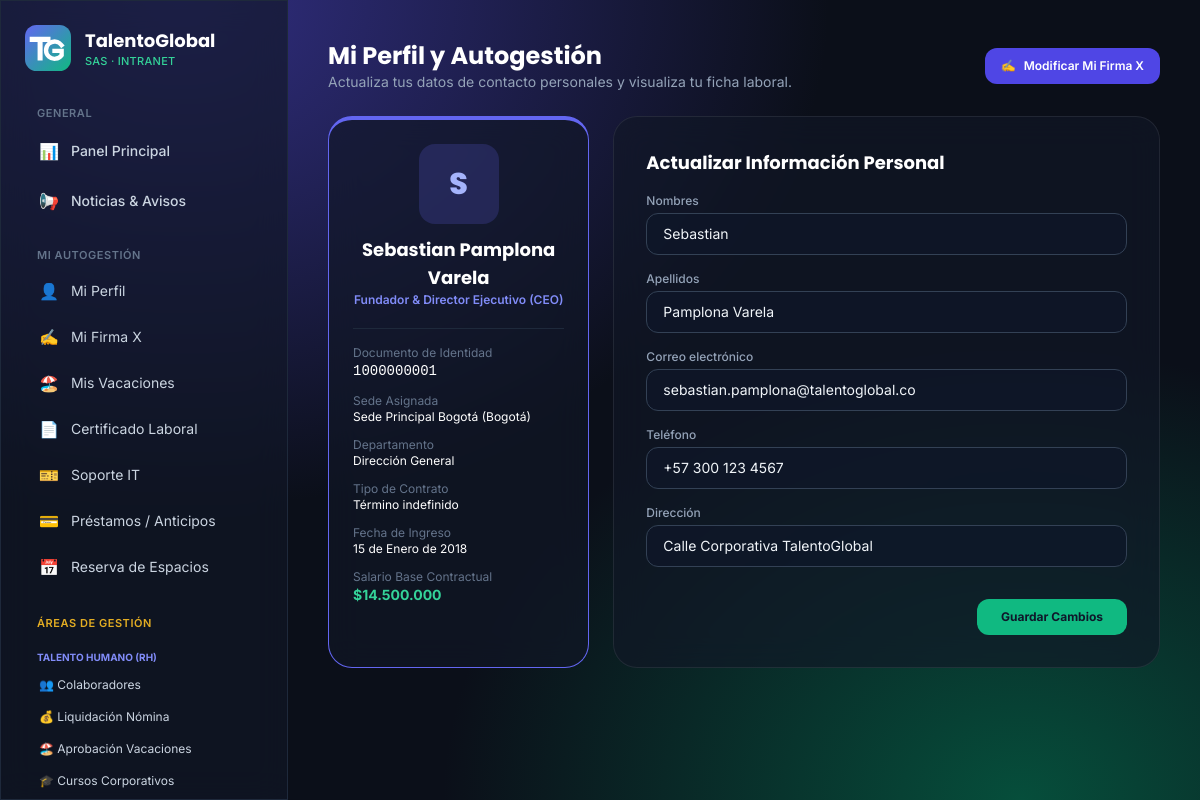
The app's page /perfil/ (signed in) with its own data.
### core/models.py (models this page shows, shortened)
class Empleado(models.Model):
    ROL_ADMIN = "ADMIN"
    ROL_RH = "RH"
    ROL_IT = "IT"
    ROL_FINANZAS = "FINANZAS"
    ROL_OPERACIONES = "OPERACIONES"
    ROL_EMPLEADO = "EMPLEADO"
    ROLES = [
        (ROL_ADMIN, "Superadministrador"),
        (ROL_RH, "Líder de Recursos Humanos"),
        (ROL_IT, "Líder de Tecnología (IT)"),
        (ROL_FINANZAS, "Líder Financiero"),
        (ROL_OPERACIONES, "Líder de Operaciones y Logística"),
        (ROL_EMPLEADO, "Colaborador"),
    ]
    CONTRATOS = [
        ("INDEFINIDO", "Término indefinido"),
        ("FIJO", "Término fijo"),
        ("OBRA", "Obra o labor"),
        ("APRENDIZAJE", "Aprendizaje"),
    ]
    user = models.OneToOneField(User, on_delete=models.CASCADE, related_name="empleado")
    documento = models.CharField("Documento de identidad", max_length=20, unique=True)
    cargo = models.CharField(max_length=120)
    salario_base = models.DecimalField(max_digits=12, decimal_places=2)
    fecha_ingreso = models.DateField()
    tipo_contrato = models.CharField(max_length=20, choices=CONTRATOS, default="INDEFINIDO")
    telefono = models.CharField("Teléfono", max_length=30, blank=True)
    direccion = models.CharField("Dirección", max_length=200, blank=True)
    sede = models.ForeignKey(Sede, on_delete=models.PROTECT, related_name="empleados")
    departamento = models.ForeignKey(
        Departamento, on_delete=models.PROTECT, related_name="empleados"
    )
    rol = models.CharField(max_length=12, choices=ROLES, default=ROL_EMPLEADO)
    activo = models.BooleanField(default=True)
    firma_x = models.TextField("Firma X", blank=True)
    firma_actualizada = models.DateTimeField(null=True, blank=True)
    class Meta:
        ordering = ["user__first_name", "user__last_name"]
    @property
    def nombre_completo(self):
        return self.user.get_full_name() or self.user.username

class Sede(models.Model):
    nombre = models.CharField(max_length=120, unique=True)
    ciudad = models.CharField(max_length=80)
    direccion = models.CharField("Dirección", max_length=200, blank=True)
    telefono = models.CharField("Teléfono", max_length=30, blank=True)
    activa = models.BooleanField(default=True)
    class Meta:
        ordering = ["nombre"]

class Departamento(models.Model):
    nombre = models.CharField(max_length=120, unique=True)
    descripcion = models.TextField("Descripción", blank=True)
    class Meta:
        ordering = ["nombre"]

### core/views.py (the view)
# urls.py: path("perfil/", v.mi_perfil, name="mi_perfil"),
@login_required
def mi_perfil(request):
    empleado = get_object_or_404(Empleado, user=request.user)
    form = PerfilAutogestionForm(request.POST or None, instance=empleado)
    if request.method == "POST" and form.is_valid():
        form.save()
        messages.success(request, "Datos personales actualizados correctamente.")
        return redirect("mi_perfil")
    return render(request, "core/perfil.html", {"form": form, "empleado": empleado})

### core/forms.py (shortened to what this page needs)
class PerfilAutogestionForm(EstiloMixin, forms.ModelForm):
    first_name = forms.CharField(label="Nombres", max_length=150)
    last_name = forms.CharField(label="Apellidos", max_length=150)
    email = forms.EmailField(label="Correo electrónico")
    class Meta:
        model = Empleado
        fields = ["first_name", "last_name", "email", "telefono", "direccion"]
    def __init__(self, *args, **kwargs):
        super().__init__(*args, **kwargs)
        if self.instance.pk:
            u = self.instance.user
            self.fields["first_name"].initial = u.first_name
            self.fields["last_name"].initial = u.last_name
            self.fields["email"].initial = u.email

### core/context_processors.py (called while the page is built)
def empresa(request):
    u = request.user
    ctx = {"EMPRESA": settings.EMPRESA}
    if u.is_authenticated:
        ctx.update(
            es_admin=tiene_acceso(u, (RH,)),  # panel de RH
            es_it=tiene_acceso(u, (IT,)),
            es_fin=tiene_acceso(u, (FIN,)),
            es_ops=tiene_acceso(u, (OPS,)),
            es_lider=tiene_acceso(u, TODOS_LIDERES),
        )
    return ctx

### core/permissions.py (called while the page is built)
def rol_de(user):
    if not user.is_authenticated:
        return None
    if user.is_superuser:
        return Empleado.ROL_ADMIN
    emp = getattr(user, "empleado", None)
    if emp and emp.activo:
        return emp.rol
    return None

def tiene_acceso(user, roles):
    rol = rol_de(user)
    return rol == Empleado.ROL_ADMIN or (rol is not None and rol in roles)

### core/templatetags/formatos.py (called while the page is built)
@register.filter
def moneda(valor):
    try:
        valor = Decimal(valor)
    except Exception:
        return valor
    return "$" + f"{valor:,.0f}".replace(",", ".")

### templates/core/perfil.html (shortened to what this page needs)
{% extends "base.html" %}
{% load formatos %}
{% block content %}
<div class="max-w-4xl mx-auto">
  <div class="flex items-center justify-between mb-6">
    <div>
      <h1 class="font-display text-2xl font-bold text-white">Mi Perfil y Autogestión</h1>
      <p class="text-sm text-slate-400">Actualiza tus datos de contacto personales y visualiza tu ficha laboral.</p>
    </div>
    <a href="{% url 'firma_x' %}" class="rounded-xl bg-indigo-600 hover:bg-indigo-500 px-4 py-2.5 text-xs font-semibold text-white transition flex items-center gap-2">
      <span>✍️</span> Modificar Mi Firma X
    </a>
  </div>
  <div class="grid gap-6 md:grid-cols-3">
    <div class="glass rounded-3xl p-6 md:col-span-1 border-t-4 border-indigo-500">
      <div class="text-center mb-5">
        <div class="w-20 h-20 mx-auto rounded-2xl bg-indigo-500/20 text-indigo-300 flex items-center justify-center font-display font-extrabold text-3xl mb-3">
          {{ empleado.nombre_completo|first }}
        </div>
        <h2 class="font-display font-bold text-lg text-white">{{ empleado.nombre_completo }}</h2>
        <p class="text-xs text-indigo-400 font-semibold">{{ empleado.cargo }}</p>
      </div>
      <div class="space-y-3 text-xs border-t border-slate-800 pt-4">
        <div>
          <span class="text-slate-500 block">Documento de Identidad</span>
          <span class="font-mono text-white text-sm">{{ empleado.documento }}</span>
        </div>
        <div>
          <span class="text-slate-500 block">Sede Asignada</span>
          <span class="text-white">{{ empleado.sede.nombre }} ({{ empleado.sede.ciudad }})</span>
        </div>
        <div>
          <span class="text-slate-500 block">Departamento</span>
          <span class="text-white">{{ empleado.departamento.nombre }}</span>
        </div>
        <div>
          <span class="text-slate-500 block">Tipo de Contrato</span>
          <span class="text-white">{{ empleado.get_tipo_contrato_display }}</span>
        </div>
        <div>
          <span class="text-slate-500 block">Fecha de Ingreso</span>
          <span class="text-white">{{ empleado.fecha_ingreso|date:"d \d\e F \d\e Y" }}</span>
        </div>
        <div>
          <span class="text-slate-500 block">Salario Base Contractual</span>
          <span class="font-bold text-emerald-400 text-sm">{{ empleado.salario_base|moneda }}</span>
        </div>
      </div>
    </div>
    <div class="glass rounded-3xl p-6 sm:p-8 md:col-span-2">
      <h2 class="font-display font-bold text-lg text-white mb-4">Actualizar Información Personal</h2>
      <form method="post" class="space-y-4">
        {% for f in form %}
        <div>
          <label for="{{ f.id_for_label }}" class="block text-xs font-medium text-slate-400 mb-1">{{ f.label }}</label>
          {{ f }}
        </div>
        {% endfor %}
        <div class="pt-4 flex justify-end">
          <button type="submit" class="rounded-xl bg-emerald-500 hover:bg-emerald-400 px-6 py-2.5 text-xs font-bold text-slate-900 transition">
            Guardar Cambios
          </button>
        </div>
      </form>
    </div>
  </div>
</div>
{% endblock %}

### templates/base.html (style rules this page uses)
body { background: radial-gradient(ellipse at 15% 0%, #312e81 0%, transparent 45%), radial-gradient(ellipse at 85% 100%, #064e3b 0%, transparent 40%), #0b0f19; background-attachment: fixed; }
.glass { background: rgba(17, 24, 39, 0.65); backdrop-filter: blur(16px); -webkit-backdrop-filter: blur(16px); border: 1px solid rgba(255, 255, 255, 0.08); }

### records on screen
Empleado: nombre_completo|first "S", nombre_completo "Sebastian Pamplona Varela", cargo "Fundador & Director Ejecutivo (CEO)", documento "1000000001", sede.nombre "Sede Principal Bogotá", sede.ciudad "Bogotá", departamento.nombre "Dirección General", tipo_contrato "Término indefinido", fecha_ingreso "15 de Enero de 2018", salario_base|moneda "$14.500.000", form "+57 300 123 4567" "Calle Corporativa TalentoGlobal"

### other values on screen
{{ f.label }} "Nombres" "Apellidos" "Correo electrónico" "Teléfono" "Dirección"
